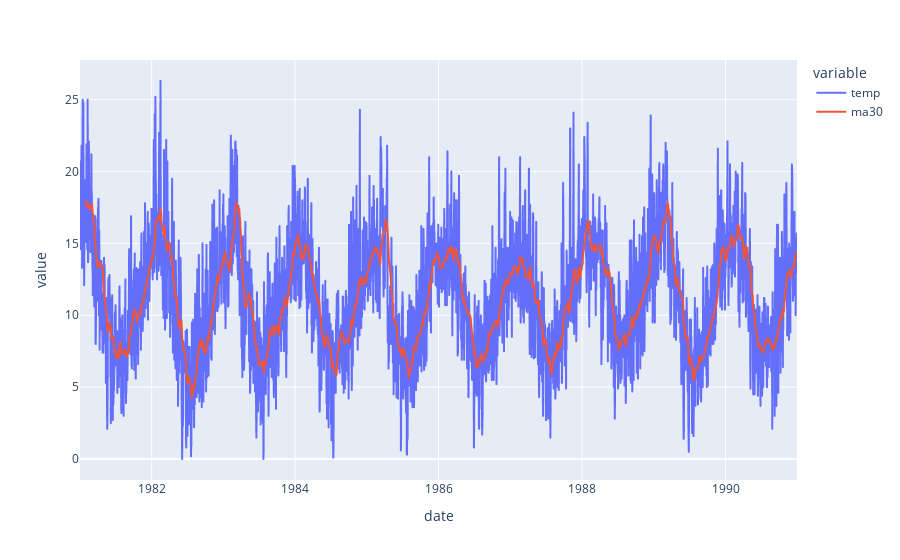

The code cell stored with this chart in its notebook:
### Code cell
# fig = px.line(df, x='date', y='temp')
fig = px.line(df, x='date', y=df.columns[1:])
fig.show()

### Figure 1 — Plotly figure (JSON) as saved in the notebook; plotly's stock layout.template omitted (floating-point values rounded to 4 significant figures; data arrays with more than 128 entries replaced by an {"elided": "..."} marker saying what was removed)
{"data": [{"hovertemplate": "variable=temp<br>date=%{x}<br>value=%{y}<extra></extra>", "legendgroup": "temp", "line": {"color": "#636efa", "dash": "solid"}, "marker": {"symbol": "circle"}, "mode": "lines", "name": "temp", "showlegend": true, "type": "scattergl", "x": {"elided": "3650 str values"}, "xaxis": "x", "y": {"elided": "3650 float values"}, "yaxis": "y"}, {"hovertemplate": "variable=ma30<br>date=%{x}<br>value=%{y}<extra></extra>", "legendgroup": "ma30", "line": {"color": "#EF553B", "dash": "solid"}, "marker": {"symbol": "circle"}, "mode": "lines", "name": "ma30", "showlegend": true, "type": "scattergl", "x": {"elided": "3650 str values"}, "xaxis": "x", "y": {"elided": "3650 float values"}, "yaxis": "y"}], "layout": {"legend": {"title": {"text": "variable"}, "tracegroupgap": 0}, "margin": {"t": 60}, "xaxis": {"anchor": "y", "domain": [0, 1], "title": {"text": "date"}}, "yaxis": {"anchor": "x", "domain": [0, 1], "title": {"text": "value"}}}}
